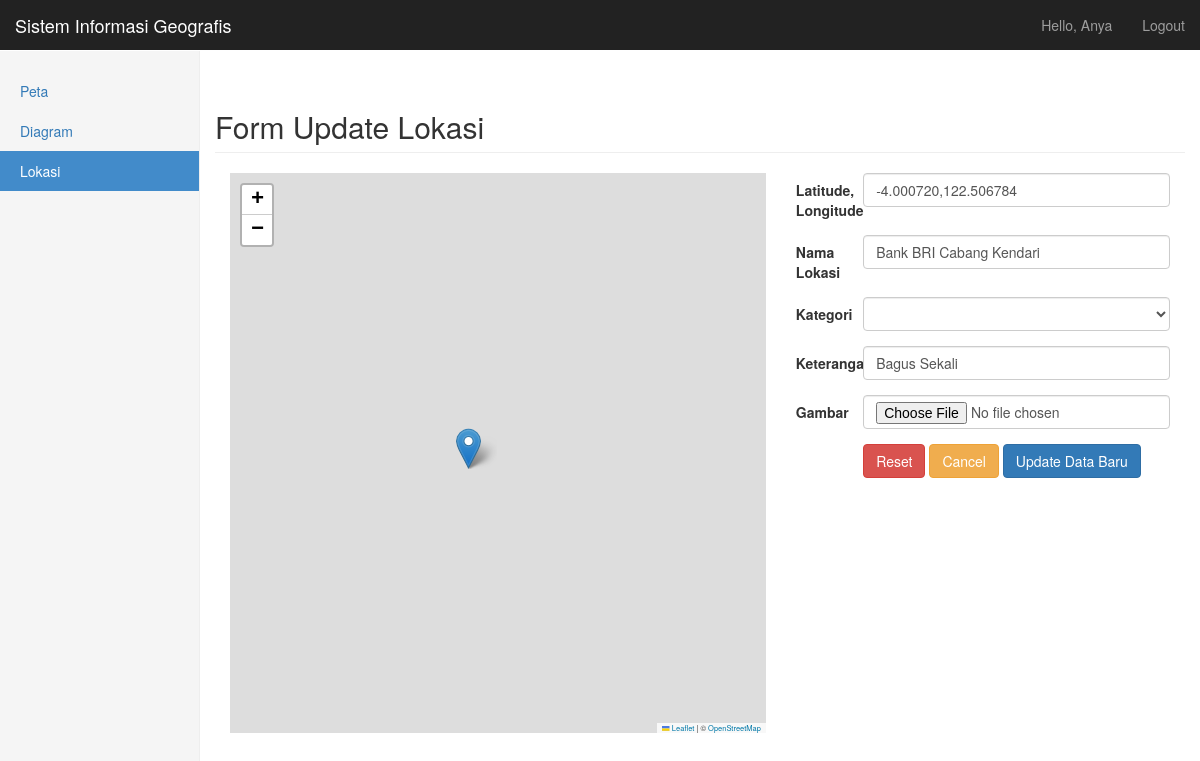
/update_lokasi.php?id=29 (signed in), run on the app's committed database.
### tables this page shows
CREATE TABLE `lokasi` (
  `id_lokasi` int(11) NOT NULL,
  `lat_lng` varchar(255) NOT NULL,
  `nama_lokasi` varchar(255) NOT NULL,
  `kategori` varchar(255) NOT NULL,
  `keterangan` text NOT NULL,
  `gambar` varchar(255) NOT NULL
);

### update_lokasi.php (the view, shortened to what this page needs)
<?php
include 'koneksi.php';
$id = $_GET['id'];
$query = "SELECT * FROM `lokasi` WHERE `id_lokasi` = '$id'";
$result = $mysqli->query($query);
if ($result->num_rows > 0) {
	$row = $result->fetch_assoc();
}
?>
<?php include 'lib/navbar.php'; ?>
<body>
	<div class="container-fluid">
		<div class="row">
			<div class="col-sm-3 col-md-2 sidebar">
				<ul class="nav nav-sidebar">
					<li><a href="peta.php">Peta</a></li>
					<li><a href="diagram.php">Diagram</a></li>
					<li class="active"><a href=#>Lokasi</a></li>
				</ul>
			</div>
			<div class="col-sm-9 col-sm-offset-3 col-md-10 col-md-offset-2">
				<h2 class="page-header">Form Update Lokasi</h2>
				<div class="col-lg-7 flex-container">
					<div id="map"></div>
				</div>
				<div class="col-lg-5" style="padding: left 0;">
					<div class="card">
						<div class="card-body">
							<form class="form-horizontal" action="proses_update_lokasi.php?id=<?php echo $id; ?>" method="POST">
								<div class="form-group"><label for="Alamat" class="col-sm-2 control-label">Latitude, Longitude</label>
									<div class="col-sm-10">
										<input type="text" class="form-control" name="lat_lng" id="lat_lng" value="<?php echo $row['lat_lng'] ?>" placeholder="Masukkan Latitude" required />
									</div>
								</div>
								<div class="form-group">
									<label for="nama" class="col-sm-2 control-label">Nama Lokasi</label>
									<div class="col-sm-10">
										<input type="text" class="form-control" name="nama_lokasi" id="nama_lokasi" value="<?php echo $row['nama_lokasi'] ?>" placeholder="Masukkan Nama Lokasi" required />
									</div>
								</div>
								<div class="form-group">
									<label for="kategori" class="col-sm-2 control-label">Kategori</label>
									<div class="col-sm-10">
										<select name="kategori" id="kategori" class="form-control">
										</select>
									</div>
								</div>
								<div class="form-group">
									<label for="keterangan" class="col-sm-2 control-label">Keterangan</label>
									<div class="col-sm-10">
										<input type="text" class="form-control" name="keterangan" id="keterangan" value="<?php echo $row['keterangan'] ?>" placeholder="Masukkan Keterangan" required />
									</div>
								</div>
								<div class="form-group">
									<label for="gambar" class="col-sm-2 control-label">Gambar</label>
									<div class="col-sm-10">
										<input type="file" class="form-control" id="gambar" name="gambar">
									</div>
								</div>
								<div class="form-group">
									<div class="col-sm-offset-2 col-sm-10">
										<button type="reset" class="btn btn-danger">Reset</button>
										<a type="cancel" class="btn btn-warning" href="lokasi.php">Cancel</a>
										<button type="submit" class="btn btn-primary">Update Data Baru</button>
									</div>
								</div>
							</form>
						</div>
					</div>
				</div>
				<div class="col-lg-8 flex-container" style="padding-right:0">
					<div id="map"></div>
				</div>
			</div>
		</div>
	</div>
</body>

### css/dashboard.css (style rules this page uses)
body { padding-top: 50px; }
.sidebar { display: none; }
@media (min-width: 768px) { .sidebar { position: fixed; top: 51px; bottom: 0; left: 0; z-index: 1000; display: block; padding: 20px; overflow-x: hidden; overflow-y: auto; background-color: #f5f5f5; border-right: 1px solid #eee; } }
.nav-sidebar { margin-right: -21px; margin-bottom: 20px; margin-left: -20px; }
.nav-sidebar > li > a { padding-right: 20px; padding-left: 20px; }
.nav-sidebar > .active > a, .nav-sidebar > .active > a:hover, .nav-sidebar > .active > a:focus { color: #fff; background-color: #428bca; }

### update_lokasi.php (style rules this page uses)
#map { height: 70vh; width: 100%; margin-left: 0%; margin-right: auto; }
.flex-container { display: flex; justify-content: center; }

### data on the page
lokasi: lat_lng "-4.000720,122.506784", nama_lokasi "Bank BRI Cabang Kendari", keterangan "Bagus Sekali"

### other printed values
$_SESSION['user'] "Anya"
